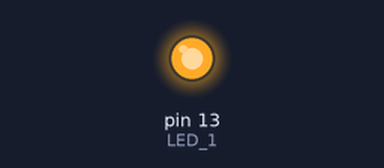
Bench run of a sketch on a simulated Arduino Uno, built with avr-gcc and run on an emulated ATmega328P. Shown: output pins drawn as LEDs (lit = HIGH).

Above: at 1.0 s.
At 3.0 s:
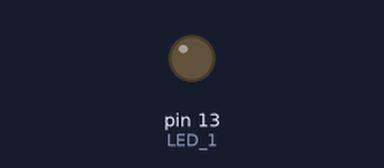
Timing chart, 0 to 5.2 s (numbered marks = the images above):
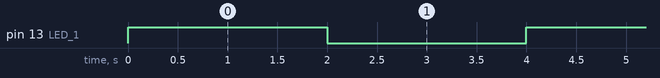

The sketch:

00.1-arduino-blink.ino
```cpp
/*
  Control LED on an "Arduino Uno" compatible board
  Set IDE to Arduino/Genuino Uno
*/

#define LED_1 13

void setup() {
  // The Arduino Uno internal LED is connected to pin 13
  pinMode(LED_1, OUTPUT);
}

// the loop function runs over and over again forever
void loop() {
  digitalWrite(LED_1, HIGH);
  delay(2000);
  digitalWrite(LED_1, LOW);
  delay(2000);
}
```

Measured:
- by itself, pin 13 (LED_1): alternates HIGH for 2.0 s and LOW for 2.0 s
